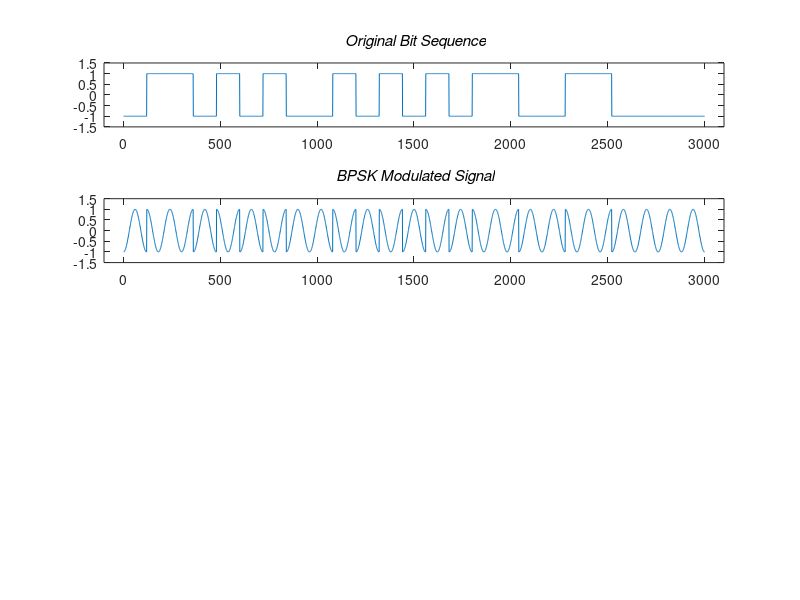

Recreate this plot in MATLAB.
clc
clear

%% Create test signal
% Generation of bit pattern
s=round(rand(1,25));    % Generating 20 bits
signal=[];  
carrier=[];
t=[0:2*pi/119:2*pi];     % Creating 60 samples for one cosine 
for k=1:25
    if s(1,k)==0
        sig=-ones(1,120);    % 120 minus ones for bit 0
    else
        sig=ones(1,120);     % 120 ones for bit 1
    end
    c=cos(t);   
    carrier=[carrier c];
    signal=[signal sig];
end
subplot(4,1,1);
plot(signal);
axis([-100 3100 -1.5 1.5]);
title('\bf\it Original Bit Sequence');

% BPSK Modulation of the signal
bpsk_sig=signal.*carrier;   % Modulating the signal
subplot(4,1,2);
plot(bpsk_sig)
axis([-100 3100 -1.5 1.5]);
title('\bf\it BPSK Modulated Signal');

%% 

moment(signal,4)
var(signal)
kurtosis(signal)
skewness(signal)
